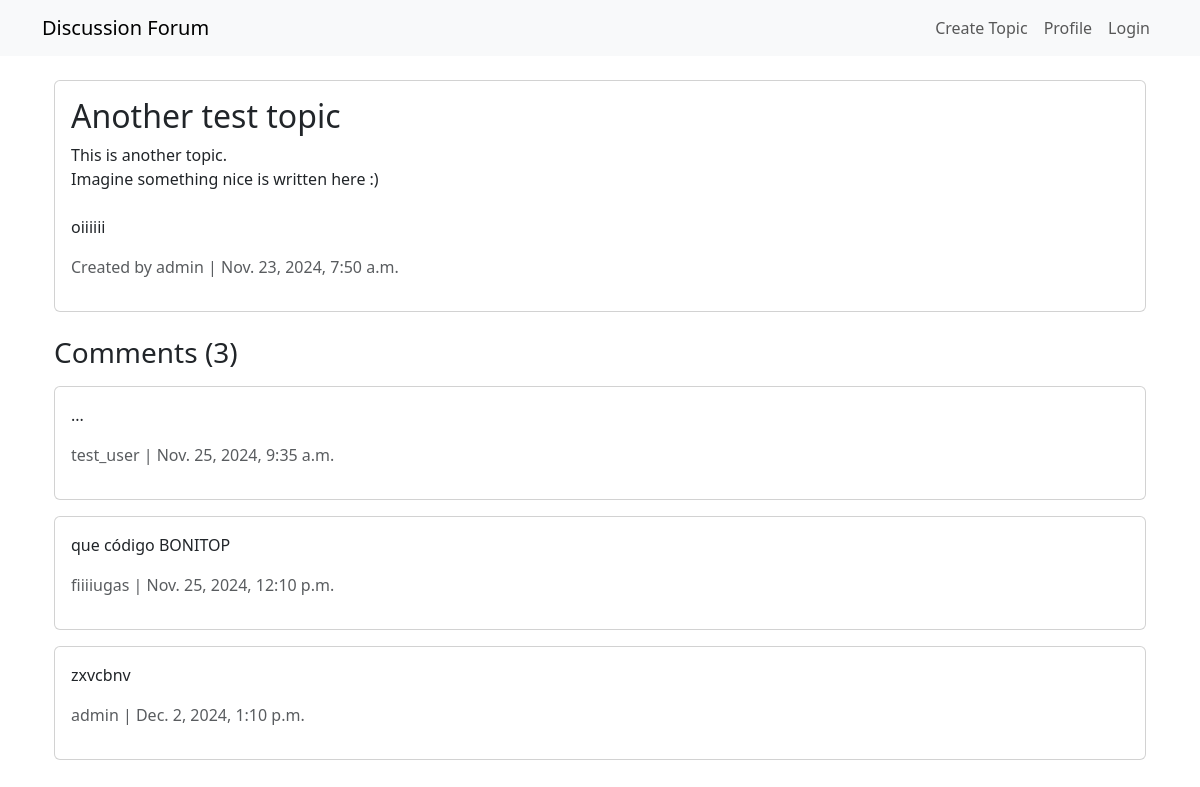
Page /topics/topic/2/ on the committed database.
### topics/models.py (models this page shows, shortened)
class Topic(models.Model):
    title = models.CharField(max_length=200)
    description = models.TextField()
    created_at = models.DateTimeField(auto_now_add=True)
    author = models.ForeignKey(User, on_delete=models.CASCADE, related_name='topics')

class Comment(models.Model):
    topic = models.ForeignKey(Topic, on_delete=models.CASCADE, related_name='comments')
    text = models.TextField()
    created_at = models.DateTimeField(auto_now_add=True)
    author = models.ForeignKey(User, on_delete=models.CASCADE, related_name='comments')

### topics/views.py (the view)
# urls.py: path('topic/<int:topic_id>/', views.topic_detail, name='topic_detail'),
def topic_detail(request, topic_id):
    topic = get_object_or_404(Topic.objects.annotate(
        comment_count=Count('comments')), pk=topic_id)
    comments = topic.comments.order_by('created_at')
    comment_form = CommentForm()
    return render(request, 'topics/topic_detail.html', {
        'topic': topic,
        'comments': comments,
        'comment_form': comment_form
    })

### topics/templates/topics/topic_detail.html (shortened to what this page needs)
{% extends 'base.html' %}
{% load crispy_forms_tags %}
{% block content %}
<div class="container">
    <div class="card mb-4">
        <div class="card-body">
            <h2 class="card-title">{{ topic.title }}</h2>
            <p style="white-space: pre-wrap;">{{ topic.description }}</p>
            <p class="text-muted">
                Created by {{ topic.author.username }} | {{ topic.created_at }}
            </p>
        </div>
    </div>
    <h3>Comments ({{ topic.comment_count }})</h3>
    {% for comment in comments %}
        <div class="card mt-3">
            <div class="card-body">
                <p style="white-space: pre-wrap;">{{ comment.text }}</p>
                <p class="text-muted">
                    {{ comment.author.username }} | {{ comment.created_at }}
                </p>
            </div>
        </div>
    {% empty %}
        <p>No comments yet.</p>
    {% endfor %}
</div>
{% endblock %}

### topics/templates/base.html (shortened to what this page needs)
<!DOCTYPE html>
<html lang="pt">
<head>
    <link href="https://cdn.jsdelivr.net/npm/bootstrap@5.3.3/dist/css/bootstrap.min.css" rel="stylesheet">
</head>
<body>
    <nav class="navbar navbar-expand-lg navbar-light bg-light">
        <div class="container">
            <a class="navbar-brand" href="{% url 'topic_list' %}">Discussion Forum</a>
            <div class="navbar-nav">
                <a class="nav-item nav-link" href="{% url 'create_topic' %}">Create Topic</a>
                <a class="nav-item nav-link" href="{% url 'profile' %}">Profile</a>
                {% if user.is_authenticated %}
                    <a class="nav-item nav-link" href="{% url 'logout' %}">Logout</a>
                {% else %}
                    <a class="nav-item nav-link" href="{% url 'login' %}">Login</a>
                {% endif %}
            </div>
        </div>
    </nav>
    <div class="container mt-4">
        {% block content %} {% endblock %}
    </div>
</body>
</html>

### rows in the picture
Topic: title "Another test topic", description "This is another topic. Imagine something nice is written here :) oiiiiii", author.username "admin", created_at "Nov. 23, 2024, 7:50 a.m.", comment_count "3"
Comment: text "...", author.username "test_user", created_at "Nov. 25, 2024, 9:35 a.m."
Comment: text "que código BONITOP", author.username "fiiiiugas", created_at "Nov. 25, 2024, 12:10 p.m."
Comment: text "zxvcbnv", author.username "admin", created_at "Dec. 2, 2024, 1:10 p.m."
